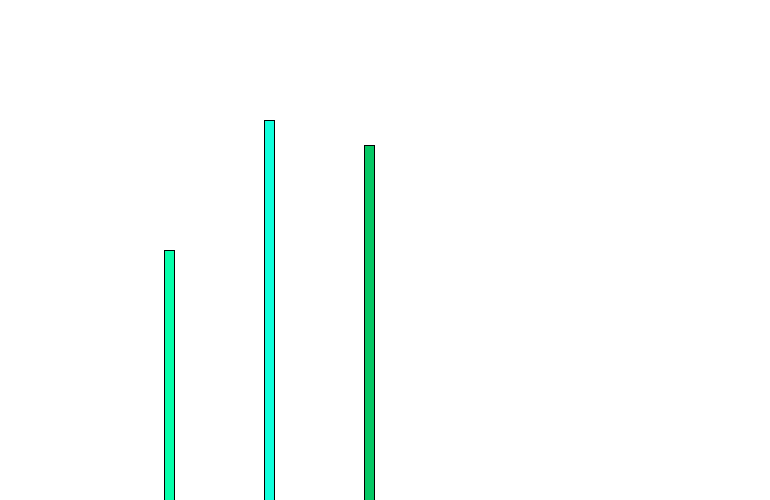
Frame 1 (no input)
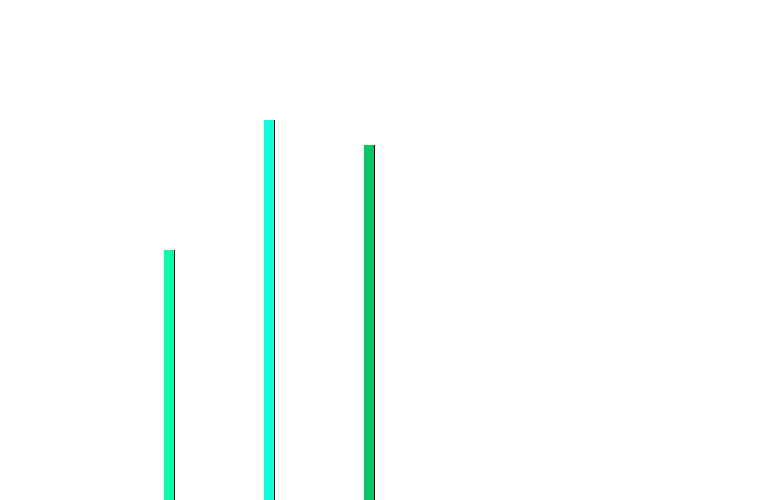
Frame 60 (the mouse pressed at the canvas centre just before this capture)
Frame 120 (the mouse held since frame 60 and released just before this capture): identical to frame 60, image omitted

The Processing sketch that drew these frames (run headless with seeded random() and noise(); from frame 60 on, the mouse is pressed at the canvas centre):

// Processing sketch: week9_1
// ── week9_1.pde
Plant kitty;
Plant margaret;
Plant bob;
int xPos;
int yPos;

void setup(){
  size(770, 500);
  background(255);
  xPos = int(random(100, 200));
  kitty = new Plant(xPos);
  margaret = new Plant(xPos + 100);
  bob = new Plant(xPos + 200);
}

void draw(){
  color kittyColor = color(5, 255, 170);
  color mColor = color(15, 255, 220);
  color bColor = color(5, 200, 100);
  kitty.display(kittyColor, 10, 250);
  margaret.display(mColor, 20, 120);
  bob.display(bColor, 15, 145);
  
 noStroke();
}
// ── Plants.pde
class Plant{
  float plantHeight;
  float x;
  color plantColor;
  int leaves;
  
  //constructor 
  Plant(float _x){
    x = _x;
  }
  
  //methods
  void display(color _color, int _leaves, float _plantHeight){
    plantHeight = _plantHeight;
    fill(_color);
    rect(x, plantHeight, 10, 500);
    
    leaves = _leaves;
    
    for(int i = 0; i < leaves; i++){
      float lHeight = plantHeight + 30*i;
    }
  }
}
